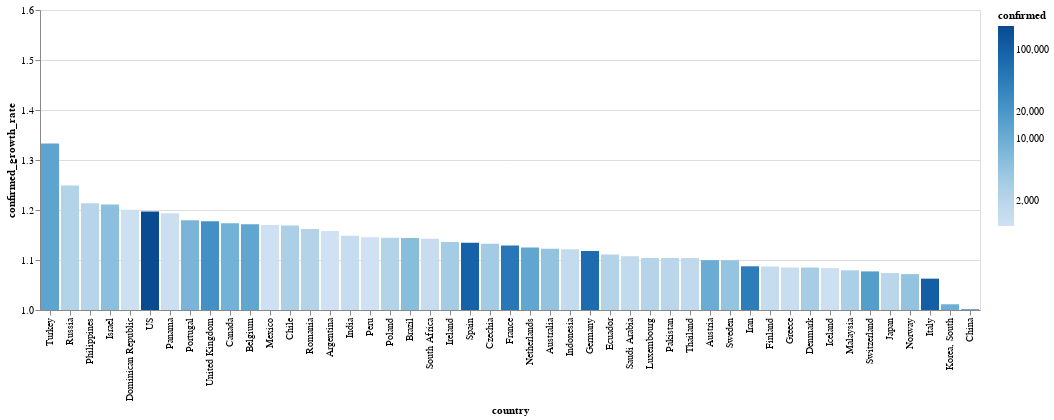

Notebook source saved alongside this figure:
### Markdown cell above
# Tasa de contagios por país

El color corresponde con la cantidad de casos confirmados

### Code cell
today_df = global_df[
    (global_df.date == global_df.date.max()) & 
    (global_df.confirmed > 1000)
]


alt.Chart(today_df).mark_bar().encode(
    x=alt.X(
        'country', 
        sort=list(
            today_df.set_index('country')
                    .confirmed_growth_rate
                    .sort_values()
                    .index[::-1]
        )
    ),
    y=alt.X(
        'confirmed_growth_rate', 
        scale=alt.Scale(domain=[1, 1.6], clamp=True)
    ),
    color=alt.Color('confirmed', scale=alt.Scale(type='log')),
    tooltip=list(today_df.columns)
)

### Figure 1 — Vega-Lite specification as saved in the notebook (floating-point values rounded to 4 significant figures)
{"config": {"view": {"continuousWidth": 400, "continuousHeight": 300}}, "data": {"name": "data-fbf620bc00b7ffdade34716752f92fab"}, "mark": "bar", "encoding": {"color": {"type": "quantitative", "field": "confirmed", "scale": {"type": "log"}}, "tooltip": [{"type": "temporal", "field": "date"}, {"type": "nominal", "field": "country"}, {"type": "quantitative", "field": "confirmed"}, {"type": "quantitative", "field": "recovered"}, {"type": "quantitative", "field": "death"}, {"type": "quantitative", "field": "confirmed_growth_rate"}, {"type": "quantitative", "field": "death_growth_rate"}, {"type": "temporal", "field": "first_infaction_date"}, {"type": "quantitative", "field": "days_from_first_infection"}, {"type": "temporal", "field": "tenth_infaction_date"}, {"type": "quantitative", "field": "days_from_tenth_infection"}, {"type": "temporal", "field": "first_death_date"}, {"type": "quantitative", "field": "days_from_first_death"}, {"type": "temporal", "field": "tenth_death_date"}, {"type": "quantitative", "field": "days_from_tenth_death"}], "x": {"type": "nominal", "field": "country", "sort": ["Turkey", "Russia", "Philippines", "Israel", "Dominican Republic", "US", "Panama", "Portugal", "United Kingdom", "Canada", "Belgium", "Mexico", "Chile", "Romania", "Argentina", "India", "Peru", "Poland", "Brazil", "South Africa", "Ireland", "Spain", "Czechia", "France", "Netherlands", "Australia", "Indonesia", "Germany", "Ecuador", "Saudi Arabia", "Luxembourg", "Pakistan", "Thailand", "Austria", "Sweden", "Iran", "Finland", "Greece", "Denmark", "Iceland", "Malaysia", "Switzerland", "Japan", "Norway", "Italy", "Korea, South", "China"]}, "y": {"type": "quantitative", "field": "confirmed_growth_rate", "scale": {"clamp": true, "domain": [1, 1.6]}}}, "$schema": "https://vega.github.io/schema/vega-lite/v4.8.1.json", "datasets": {"data-fbf620bc00b7ffdade34716752f92fab": [{"date": "2020-03-31T00:00:00", "country": "Argentina", "confirmed": 1054, "recovered": 240, "death": 27, "confirmed_growth_rate": 1.158, "death_growth_rate": 1.247, "first_infaction_date": "2020-03-03T00:00:00", "days_from_first_infection": 28, "tenth_infaction_date": "2020-03-08T00:00:00", "days_from_tenth_infection": 23.0, "first_death_date": "2020-03-08T00:00:00", "days_from_first_death": 23.0, "tenth_death_date": "2020-03-22T00:00:00", "days_from_tenth_death": 9.0}, {"date": "2020-03-31T00:00:00", "country": "Australia", "confirmed": 4559, "recovered": 358, "death": 18, "confirmed_growth_rate": 1.122, "death_growth_rate": 1.134, "first_infaction_date": "2020-01-26T00:00:00", "days_from_first_infection": 65, "tenth_infaction_date": "2020-02-01T00:00:00", "days_from_tenth_infection": 59.0, "first_death_date": "2020-03-01T00:00:00", "days_from_first_death": 30.0, "tenth_death_date": "2020-03-26T00:00:00", "days_from_tenth_death": 5.0}, {"date": "2020-03-31T00:00:00", "country": "Austria", "confirmed": 10180, "recovered": 1095, "death": 128, "confirmed_growth_rate": 1.1, "death_growth_rate": 1.248, "first_infaction_date": "2020-02-25T00:00:00", "days_from_first_infection": 35, "tenth_infaction_date": "2020-03-01T00:00:00", "days_from_tenth_infection": 30.0, "first_death_date": "2020-03-12T00:00:00", "days_from_first_death": 19.0, "tenth_death_date": "2020-03-22T00:00:00", "days_from_tenth_death": 9.0}, {"date": "2020-03-31T00:00:00", "country": "Belgium", "confirmed": 12775, "recovered": 1696, "death": 705, "confirmed_growth_rate": 1.171, "death_growth_rate": 1.288, "first_infaction_date": "2020-02-04T00:00:00", "days_from_first_infection": 56, "tenth_infaction_date": "2020-03-03T00:00:00", "days_from_tenth_infection": 28.0, "first_death_date": "2020-03-11T00:00:00", "days_from_first_death": 20.0, "tenth_death_date": "2020-03-18T00:00:00", "days_from_tenth_death": 13.0}, {"date": "2020-03-31T00:00:00", "country": "Brazil", "confirmed": 5717, "recovered": 127, "death": 201, "confirmed_growth_rate": 1.144, "death_growth_rate": 1.235, "first_infaction_date": "2020-02-26T00:00:00", "days_from_first_infection": 34, "tenth_infaction_date": "2020-03-06T00:00:00", "days_from_tenth_infection": 25.0, "first_death_date": "2020-03-17T00:00:00", "days_from_first_death": 14.0, "tenth_death_date": "2020-03-20T00:00:00", "days_from_tenth_death": 11.0}, {"date": "2020-03-31T00:00:00", "country": "Canada", "confirmed": 8527, "recovered": 1592, "death": 101, "confirmed_growth_rate": 1.174, "death_growth_rate": 1.219, "first_infaction_date": "2020-01-26T00:00:00", "days_from_first_infection": 65, "tenth_infaction_date": "2020-02-25T00:00:00", "days_from_tenth_infection": 35.0, "first_death_date": "2020-03-09T00:00:00", "days_from_first_death": 22.0, "tenth_death_date": "2020-03-20T00:00:00", "days_from_tenth_death": 11.0}, {"date": "2020-03-31T00:00:00", "country": "Chile", "confirmed": 2738, "recovered": 156, "death": 12, "confirmed_growth_rate": 1.169, "death_growth_rate": 1.299, "first_infaction_date": "2020-03-03T00:00:00", "days_from_first_infection": 28, "tenth_infaction_date": "2020-03-10T00:00:00", "days_from_tenth_infection": 21.0, "first_death_date": "2020-03-22T00:00:00", "days_from_first_death": 9.0, "tenth_death_date": "2020-03-31T00:00:00", "days_from_tenth_death": 0.0}, {"date": "2020-03-31T00:00:00", "country": "China", "confirmed": 82279, "recovered": 76206, "death": 3309, "confirmed_growth_rate": 1.001, "death_growth_rate": 1.001, "first_infaction_date": "2020-01-22T00:00:00", "days_from_first_infection": 69, "tenth_infaction_date": "2020-01-22T00:00:00", "days_from_tenth_infection": 69.0, "first_death_date": "2020-01-22T00:00:00", "days_from_first_death": 69.0, "tenth_death_date": "2020-01-22T00:00:00", "days_from_tenth_death": 69.0}, {"date": "2020-03-31T00:00:00", "country": "Czechia", "confirmed": 3308, "recovered": 45, "death": 31, "confirmed_growth_rate": 1.132, "death_growth_rate": 1.366, "first_infaction_date": "2020-03-01T00:00:00", "days_from_first_infection": 30, "tenth_infaction_date": "2020-03-05T00:00:00", "days_from_tenth_infection": 26.0, "first_death_date": "2020-03-22T00:00:00", "days_from_first_death": 9.0, "tenth_death_date": "2020-03-28T00:00:00", "days_from_tenth_death": 3.0}, {"date": "2020-03-31T00:00:00", "country": "Denmark", "confirmed": 3039, "recovered": 77, "death": 90, "confirmed_growth_rate": 1.085, "death_growth_rate": 1.162, "first_infaction_date": "2020-02-27T00:00:00", "days_from_first_infection": 33, "tenth_infaction_date": "2020-03-04T00:00:00", "days_from_tenth_infection": 27.0, "first_death_date": "2020-03-14T00:00:00", "days_from_first_death": 17.0, "tenth_death_date": "2020-03-21T00:00:00", "days_from_tenth_death": 10.0}, {"date": "2020-03-31T00:00:00", "country": "Dominican Republic", "confirmed": 1109, "recovered": 5, "death": 51, "confirmed_growth_rate": 1.201, "death_growth_rate": 1.326, "first_infaction_date": "2020-03-01T00:00:00", "days_from_first_infection": 30, "tenth_infaction_date": "2020-03-14T00:00:00", "days_from_tenth_infection": 17.0, "first_death_date": "2020-03-17T00:00:00", "days_from_first_death": 14.0, "tenth_death_date": "2020-03-27T00:00:00", "days_from_tenth_death": 4.0}, {"date": "2020-03-31T00:00:00", "country": "Ecuador", "confirmed": 2240, "recovered": 54, "death": 75, "confirmed_growth_rate": 1.111, "death_growth_rate": 1.162, "first_infaction_date": "2020-03-01T00:00:00", "days_from_first_infection": 30, "tenth_infaction_date": "2020-03-05T00:00:00", "days_from_tenth_infection": 26.0, "first_death_date": "2020-03-14T00:00:00", "days_from_first_death": 17.0, "tenth_death_date": "2020-03-22T00:00:00", "days_from_tenth_death": 9.0}, {"date": "2020-03-31T00:00:00", "country": "Finland", "confirmed": 1418, "recovered": 10, "death": 17, "confirmed_growth_rate": 1.087, "death_growth_rate": 1.371, "first_infaction_date": "2020-01-29T00:00:00", "days_from_first_infection": 62, "tenth_infaction_date": "2020-03-05T00:00:00", "days_from_tenth_infection": 26.0, "first_death_date": "2020-03-21T00:00:00", "days_from_first_death": 10.0, "tenth_death_date": "2020-03-29T00:00:00", "days_from_tenth_death": 2.0}, {"date": "2020-03-31T00:00:00", "country": "France", "confirmed": 52827, "recovered": 9513, "death": 3532, "confirmed_growth_rate": 1.129, "death_growth_rate": 1.182, "first_infaction_date": "2020-01-24T00:00:00", "days_from_first_infection": 67, "tenth_infaction_date": "2020-02-08T00:00:00", "days_from_tenth_infection": 52.0, "first_death_date": "2020-02-15T00:00:00", "days_from_first_death": 45.0, "tenth_death_date": "2020-03-07T00:00:00", "days_from_tenth_death": 24.0}, {"date": "2020-03-31T00:00:00", "country": "Germany", "confirmed": 71808, "recovered": 16100, "death": 775, "confirmed_growth_rate": 1.118, "death_growth_rate": 1.257, "first_infaction_date": "2020-01-27T00:00:00", "days_from_first_infection": 64, "tenth_infaction_date": "2020-02-03T00:00:00", "days_from_tenth_infection": 57.0, "first_death_date": "2020-03-09T00:00:00", "days_from_first_death": 22.0, "tenth_death_date": "2020-03-15T00:00:00", "days_from_tenth_death": 16.0}, {"date": "2020-03-31T00:00:00", "country": "Greece", "confirmed": 1314, "recovered": 52, "death": 49, "confirmed_growth_rate": 1.085, "death_growth_rate": 1.137, "first_infaction_date": "2020-02-26T00:00:00", "days_from_first_infection": 34, "tenth_infaction_date": "2020-03-05T00:00:00", "days_from_tenth_infection": 26.0, "first_death_date": "2020-03-11T00:00:00", "days_from_first_death": 20.0, "tenth_death_date": "2020-03-21T00:00:00", "days_from_tenth_death": 10.0}, {"date": "2020-03-31T00:00:00", "country": "Iceland", "confirmed": 1135, "recovered": 198, "death": 2, "confirmed_growth_rate": 1.084, "death_growth_rate": 1.0, "first_infaction_date": "2020-02-28T00:00:00", "days_from_first_infection": 32, "tenth_infaction_date": "2020-03-03T00:00:00", "days_from_tenth_infection": 28.0, "first_death_date": "2020-03-15T00:00:00", "days_from_first_death": 16.0, "tenth_death_date": "", "days_from_tenth_death": null}, {"date": "2020-03-31T00:00:00", "country": "India", "confirmed": 1397, "recovered": 123, "death": 35, "confirmed_growth_rate": 1.149, "death_growth_rate": 1.201, "first_infaction_date": "2020-01-30T00:00:00", "days_from_first_infection": 61, "tenth_infaction_date": "2020-03-04T00:00:00", "days_from_tenth_infection": 27.0, "first_death_date": "2020-03-11T00:00:00", "days_from_first_death": 20.0, "tenth_death_date": "2020-03-25T00:00:00", "days_from_tenth_death": 6.0}, {"date": "2020-03-31T00:00:00", "country": "Indonesia", "confirmed": 1528, "recovered": 81, "death": 136, "confirmed_growth_rate": 1.122, "death_growth_rate": 1.141, "first_infaction_date": "2020-03-02T00:00:00", "days_from_first_infection": 29, "tenth_infaction_date": "2020-03-09T00:00:00", "days_from_tenth_infection": 22.0, "first_death_date": "2020-03-11T00:00:00", "days_from_first_death": 20.0, "tenth_death_date": "2020-03-18T00:00:00", "days_from_tenth_death": 13.0}, {"date": "2020-03-31T00:00:00", "country": "Iran", "confirmed": 44605, "recovered": 14656, "death": 2898, "confirmed_growth_rate": 1.087, "death_growth_rate": 1.06, "first_infaction_date": "2020-02-19T00:00:00", "days_from_first_infection": 41, "tenth_infaction_date": "2020-02-21T00:00:00", "days_from_tenth_infection": 39.0, "first_death_date": "2020-02-19T00:00:00", "days_from_first_death": 41.0, "tenth_death_date": "2020-02-24T00:00:00", "days_from_tenth_death": 36.0}, {"date": "2020-03-31T00:00:00", "country": "Ireland", "confirmed": 3235, "recovered": 5, "death": 71, "confirmed_growth_rate": 1.136, "death_growth_rate": 1.344, "first_infaction_date": "2020-02-29T00:00:00", "days_from_first_infection": 31, "tenth_infaction_date": "2020-03-06T00:00:00", "days_from_tenth_infection": 25.0, "first_death_date": "2020-03-11T00:00:00", "days_from_first_death": 20.0, "tenth_death_date": "2020-03-26T00:00:00", "days_from_tenth_death": 5.0}, {"date": "2020-03-31T00:00:00", "country": "Israel", "confirmed": 5358, "recovered": 224, "death": 20, "confirmed_growth_rate": 1.211, "death_growth_rate": 1.324, "first_infaction_date": "2020-02-21T00:00:00", "days_from_first_infection": 39, "tenth_infaction_date": "2020-03-03T00:00:00", "days_from_tenth_infection": 28.0, "first_death_date": "2020-03-21T00:00:00", "days_from_first_death": 10.0, "tenth_death_date": "2020-03-27T00:00:00", "days_from_tenth_death": 4.0}, {"date": "2020-03-31T00:00:00", "country": "Italy", "confirmed": 105792, "recovered": 15729, "death": 12428, "confirmed_growth_rate": 1.063, "death_growth_rate": 1.09, "first_infaction_date": "2020-01-31T00:00:00", "days_from_first_infection": 60, "tenth_infaction_date": "2020-02-21T00:00:00", "days_from_tenth_infection": 39.0, "first_death_date": "2020-02-21T00:00:00", "days_from_first_death": 39.0, "tenth_death_date": "2020-02-26T00:00:00", "days_from_tenth_death": 34.0}, {"date": "2020-03-31T00:00:00", "country": "Japan", "confirmed": 1953, "recovered": 424, "death": 56, "confirmed_growth_rate": 1.074, "death_growth_rate": 1.039, "first_infaction_date": "2020-01-22T00:00:00", "days_from_first_infection": 69, "tenth_infaction_date": "2020-01-30T00:00:00", "days_from_tenth_infection": 61.0, "first_death_date": "2020-02-13T00:00:00", "days_from_first_death": 47.0, "tenth_death_date": "2020-03-11T00:00:00", "days_from_tenth_death": 20.0}, {"date": "2020-03-31T00:00:00", "country": "Korea, South", "confirmed": 9786, "recovered": 5408, "death": 162, "confirmed_growth_rate": 1.011, "death_growth_rate": 1.044, "first_infaction_date": "2020-01-22T00:00:00", "days_from_first_infection": 69, "tenth_infaction_date": "2020-01-31T00:00:00", "days_from_tenth_infection": 60.0, "first_death_date": "2020-02-20T00:00:00", "days_from_first_death": 40.0, "tenth_death_date": "2020-02-26T00:00:00", "days_from_tenth_death": 34.0}, {"date": "2020-03-31T00:00:00", "country": "Luxembourg", "confirmed": 2178, "recovered": 80, "death": 23, "confirmed_growth_rate": 1.104, "death_growth_rate": 1.169, "first_infaction_date": "2020-02-29T00:00:00", "days_from_first_infection": 31, "tenth_infaction_date": "2020-03-12T00:00:00", "days_from_tenth_infection": 19.0, "first_death_date": "2020-03-14T00:00:00", "days_from_first_death": 17.0, "tenth_death_date": "2020-03-27T00:00:00", "days_from_tenth_death": 4.0}, {"date": "2020-03-31T00:00:00", "country": "Malaysia", "confirmed": 2766, "recovered": 537, "death": 43, "confirmed_growth_rate": 1.079, "death_growth_rate": 1.155, "first_infaction_date": "2020-01-25T00:00:00", "days_from_first_infection": 66, "tenth_infaction_date": "2020-02-05T00:00:00", "days_from_tenth_infection": 55.0, "first_death_date": "2020-03-17T00:00:00", "days_from_first_death": 14.0, "tenth_death_date": "2020-03-23T00:00:00", "days_from_tenth_death": 8.0}, {"date": "2020-03-31T00:00:00", "country": "Mexico", "confirmed": 1094, "recovered": 35, "death": 28, "confirmed_growth_rate": 1.17, "death_growth_rate": 1.324, "first_infaction_date": "2020-02-28T00:00:00", "days_from_first_infection": 32, "tenth_infaction_date": "2020-03-12T00:00:00", "days_from_tenth_infection": 19.0, "first_death_date": "2020-03-19T00:00:00", "days_from_first_death": 12.0, "tenth_death_date": "2020-03-28T00:00:00", "days_from_tenth_death": 3.0}, {"date": "2020-03-31T00:00:00", "country": "Netherlands", "confirmed": 12667, "recovered": 253, "death": 1040, "confirmed_growth_rate": 1.125, "death_growth_rate": 1.209, "first_infaction_date": "2020-02-27T00:00:00", "days_from_first_infection": 33, "tenth_infaction_date": "2020-03-02T00:00:00", "days_from_tenth_infection": 29.0, "first_death_date": "2020-03-06T00:00:00", "days_from_first_death": 25.0, "tenth_death_date": "2020-03-14T00:00:00", "days_from_tenth_death": 17.0}, {"date": "2020-03-31T00:00:00", "country": "Norway", "confirmed": 4641, "recovered": 13, "death": 39, "confirmed_growth_rate": 1.072, "death_growth_rate": 1.189, "first_infaction_date": "2020-02-26T00:00:00", "days_from_first_infection": 34, "tenth_infaction_date": "2020-02-29T00:00:00", "days_from_tenth_infection": 31.0, "first_death_date": "2020-03-14T00:00:00", "days_from_first_death": 17.0, "tenth_death_date": "2020-03-24T00:00:00", "days_from_tenth_death": 7.0}, {"date": "2020-03-31T00:00:00", "country": "Pakistan", "confirmed": 1938, "recovered": 76, "death": 26, "confirmed_growth_rate": 1.104, "death_growth_rate": 1.212, "first_infaction_date": "2020-02-26T00:00:00", "days_from_first_infection": 34, "tenth_infaction_date": "2020-03-10T00:00:00", "days_from_tenth_infection": 21.0, "first_death_date": "2020-03-19T00:00:00", "days_from_first_death": 12.0, "tenth_death_date": "2020-03-27T00:00:00", "days_from_tenth_death": 4.0}, {"date": "2020-03-31T00:00:00", "country": "Panama", "confirmed": 1181, "recovered": 9, "death": 30, "confirmed_growth_rate": 1.194, "death_growth_rate": 1.27, "first_infaction_date": "2020-03-10T00:00:00", "days_from_first_infection": 21, "tenth_infaction_date": "2020-03-12T00:00:00", "days_from_tenth_infection": 19.0, "first_death_date": "2020-03-11T00:00:00", "days_from_first_death": 20.0, "tenth_death_date": "2020-03-28T00:00:00", "days_from_tenth_death": 3.0}, {"date": "2020-03-31T00:00:00", "country": "Peru", "confirmed": 1065, "recovered": 394, "death": 30, "confirmed_growth_rate": 1.146, "death_growth_rate": 1.239, "first_infaction_date": "2020-03-06T00:00:00", "days_from_first_infection": 25, "tenth_infaction_date": "2020-03-10T00:00:00", "days_from_tenth_infection": 21.0, "first_death_date": "2020-03-20T00:00:00", "days_from_first_death": 11.0, "tenth_death_date": "2020-03-27T00:00:00", "days_from_tenth_death": 4.0}, {"date": "2020-03-31T00:00:00", "country": "Philippines", "confirmed": 2084, "recovered": 49, "death": 88, "confirmed_growth_rate": 1.214, "death_growth_rate": 1.143, "first_infaction_date": "2020-01-30T00:00:00", "days_from_first_infection": 61, "tenth_infaction_date": "2020-03-09T00:00:00", "days_from_tenth_infection": 22.0, "first_death_date": "2020-02-02T00:00:00", "days_from_first_death": 58.0, "tenth_death_date": "2020-03-15T00:00:00", "days_from_tenth_death": 16.0}, {"date": "2020-03-31T00:00:00", "country": "Poland", "confirmed": 2311, "recovered": 7, "death": 33, "confirmed_growth_rate": 1.144, "death_growth_rate": 1.195, "first_infaction_date": "2020-03-04T00:00:00", "days_from_first_infection": 27, "tenth_infaction_date": "2020-03-08T00:00:00", "days_from_tenth_infection": 23.0, "first_death_date": "2020-03-12T00:00:00", "days_from_first_death": 19.0, "tenth_death_date": "2020-03-25T00:00:00", "days_from_tenth_death": 6.0}, {"date": "2020-03-31T00:00:00", "country": "Portugal", "confirmed": 7443, "recovered": 43, "death": 160, "confirmed_growth_rate": 1.179, "death_growth_rate": 1.256, "first_infaction_date": "2020-03-02T00:00:00", "days_from_first_infection": 29, "tenth_infaction_date": "2020-03-06T00:00:00", "days_from_tenth_infection": 25.0, "first_death_date": "2020-03-17T00:00:00", "days_from_first_death": 14.0, "tenth_death_date": "2020-03-21T00:00:00", "days_from_tenth_death": 10.0}, {"date": "2020-03-31T00:00:00", "country": "Romania", "confirmed": 2245, "recovered": 220, "death": 82, "confirmed_growth_rate": 1.162, "death_growth_rate": 1.341, "first_infaction_date": "2020-02-26T00:00:00", "days_from_first_infection": 34, "tenth_infaction_date": "2020-03-08T00:00:00", "days_from_tenth_infection": 23.0, "first_death_date": "2020-03-22T00:00:00", "days_from_first_death": 9.0, "tenth_death_date": "2020-03-24T00:00:00", "days_from_tenth_death": 7.0}, {"date": "2020-03-31T00:00:00", "country": "Russia", "confirmed": 2337, "recovered": 121, "death": 17, "confirmed_growth_rate": 1.249, "death_growth_rate": 1.323, "first_infaction_date": "2020-01-31T00:00:00", "days_from_first_infection": 60, "tenth_infaction_date": "2020-03-06T00:00:00", "days_from_tenth_infection": 25.0, "first_death_date": "2020-03-19T00:00:00", "days_from_first_death": 12.0, "tenth_death_date": "2020-03-31T00:00:00", "days_from_tenth_death": 0.0}, {"date": "2020-03-31T00:00:00", "country": "Saudi Arabia", "confirmed": 1563, "recovered": 165, "death": 10, "confirmed_growth_rate": 1.107, "death_growth_rate": 1.326, "first_infaction_date": "2020-03-02T00:00:00", "days_from_first_infection": 29, "tenth_infaction_date": "2020-03-08T00:00:00", "days_from_tenth_infection": 23.0, "first_death_date": "2020-03-24T00:00:00", "days_from_first_death": 7.0, "tenth_death_date": "", "days_from_tenth_death": null}, {"date": "2020-03-31T00:00:00", "country": "South Africa", "confirmed": 1353, "recovered": 31, "death": 5, "confirmed_growth_rate": 1.143, "death_growth_rate": 1.6, "first_infaction_date": "2020-03-05T00:00:00", "days_from_first_infection": 26, "tenth_infaction_date": "2020-03-11T00:00:00", "days_from_tenth_infection": 20.0, "first_death_date": "2020-03-27T00:00:00", "days_from_first_death": 4.0, "tenth_death_date": "", "days_from_tenth_death": null}, {"date": "2020-03-31T00:00:00", "country": "Spain", "confirmed": 95923, "recovered": 19259, "death": 8464, "confirmed_growth_rate": 1.135, "death_growth_rate": 1.172, "first_infaction_date": "2020-02-01T00:00:00", "days_from_first_infection": 59, "tenth_infaction_date": "2020-02-26T00:00:00", "days_from_tenth_infection": 34.0, "first_death_date": "2020-03-03T00:00:00", "days_from_first_death": 28.0, "tenth_death_date": "2020-03-08T00:00:00", "days_from_tenth_death": 23.0}, {"date": "2020-03-31T00:00:00", "country": "Sweden", "confirmed": 4435, "recovered": 16, "death": 180, "confirmed_growth_rate": 1.099, "death_growth_rate": 1.259, "first_infaction_date": "2020-01-31T00:00:00", "days_from_first_infection": 60, "tenth_infaction_date": "2020-02-29T00:00:00", "days_from_tenth_infection": 31.0, "first_death_date": "2020-03-11T00:00:00", "days_from_first_death": 20.0, "tenth_death_date": "2020-03-19T00:00:00", "days_from_tenth_death": 12.0}, {"date": "2020-03-31T00:00:00", "country": "Switzerland", "confirmed": 16605, "recovered": 1823, "death": 433, "confirmed_growth_rate": 1.077, "death_growth_rate": 1.199, "first_infaction_date": "2020-02-25T00:00:00", "days_from_first_infection": 35, "tenth_infaction_date": "2020-02-29T00:00:00", "days_from_tenth_infection": 31.0, "first_death_date": "2020-03-05T00:00:00", "days_from_first_death": 26.0, "tenth_death_date": "2020-03-13T00:00:00", "days_from_tenth_death": 18.0}, {"date": "2020-03-31T00:00:00", "country": "Thailand", "confirmed": 1651, "recovered": 342, "death": 10, "confirmed_growth_rate": 1.104, "death_growth_rate": 1.145, "first_infaction_date": "2020-01-22T00:00:00", "days_from_first_infection": 69, "tenth_infaction_date": "2020-01-28T00:00:00", "days_from_tenth_infection": 63.0, "first_death_date": "2020-03-01T00:00:00", "days_from_first_death": 30.0, "tenth_death_date": "", "days_from_tenth_death": null}, {"date": "2020-03-31T00:00:00", "country": "Turkey", "confirmed": 13531, "recovered": 243, "death": 214, "confirmed_growth_rate": 1.333, "death_growth_rate": 1.255, "first_infaction_date": "2020-03-11T00:00:00", "days_from_first_infection": 20, "tenth_infaction_date": "2020-03-16T00:00:00", "days_from_tenth_infection": 15.0, "first_death_date": "2020-03-17T00:00:00", "days_from_first_death": 14.0, "tenth_death_date": "2020-03-22T00:00:00", "days_from_tenth_death": 9.0}, {"date": "2020-03-31T00:00:00", "country": "US", "confirmed": 188172, "recovered": 7024, "death": 3873, "confirmed_growth_rate": 1.197, "death_growth_rate": 1.276, "first_infaction_date": "2020-01-22T00:00:00", "days_from_first_infection": 69, "tenth_infaction_date": "2020-02-03T00:00:00", "days_from_tenth_infection": 57.0, "first_death_date": "2020-02-29T00:00:00", "days_from_first_death": 31.0, "tenth_death_date": "2020-03-04T00:00:00", "days_from_tenth_death": 27.0}, {"date": "2020-03-31T00:00:00", "country": "United Kingdom", "confirmed": 25481, "recovered": 179, "death": 1793, "confirmed_growth_rate": 1.177, "death_growth_rate": 1.232, "first_infaction_date": "2020-01-31T00:00:00", "days_from_first_infection": 60, "tenth_infaction_date": "2020-02-24T00:00:00", "days_from_tenth_infection": 36.0, "first_death_date": "2020-03-05T00:00:00", "days_from_first_death": 26.0, "tenth_death_date": "2020-03-14T00:00:00", "days_from_tenth_death": 17.0}]}}
